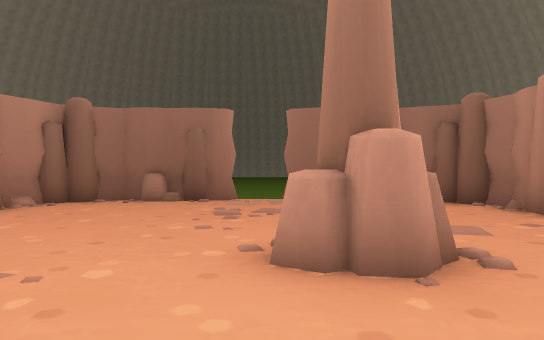
View 1 (above)

23 first-person views from a walk through a 3-D level made in the Unity game engine. The camera is 1.3 m above the floor, looks level and sees 70° across. The floor is counted in squares, 2 m on a side. Each view is taken from the middle of a square. On the plan, view 1 faces up. The plan holds only what a view shows up to about 11 squares ahead; the rest is blank. The place goes on beyond the plan. The player is left out.

View 2
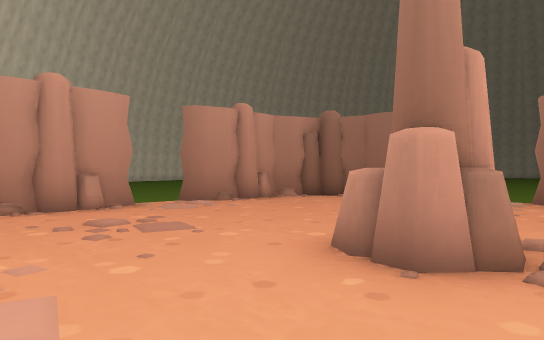

View 3
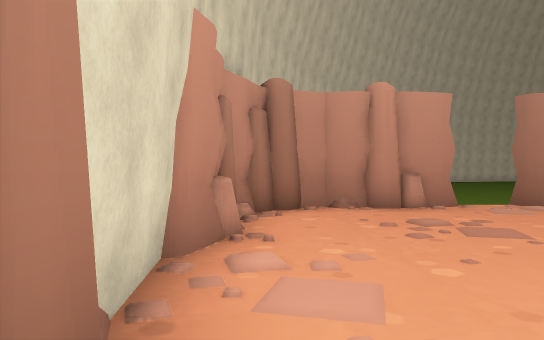

View 4
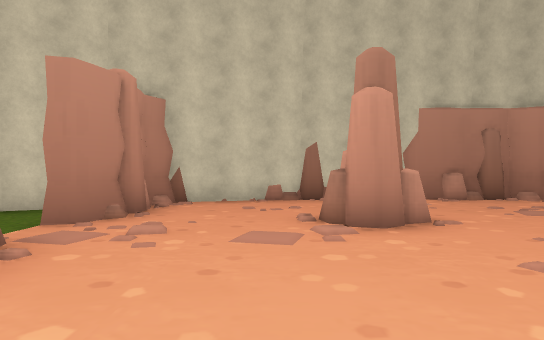

View 5
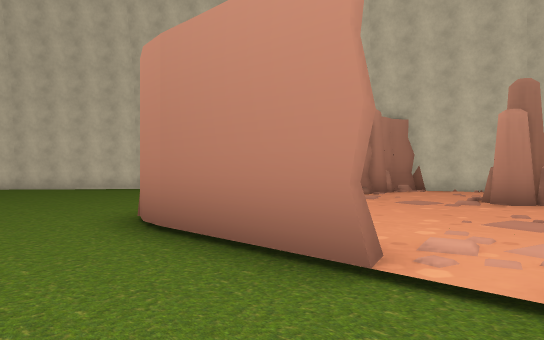

View 6
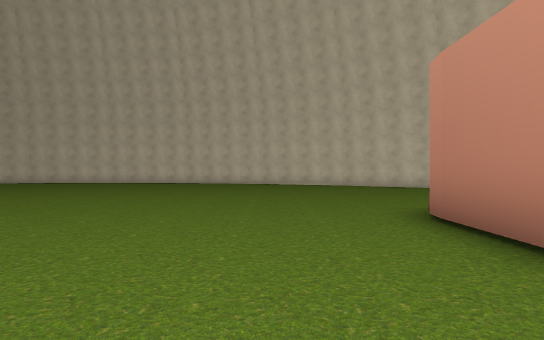

View 7
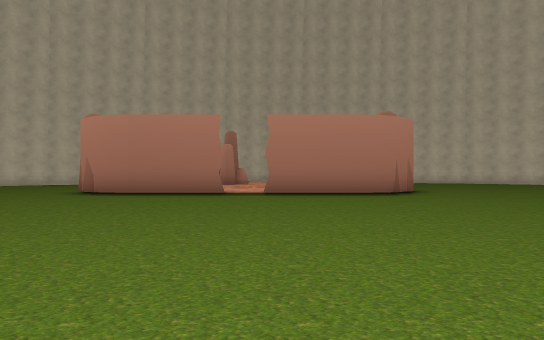

View 8
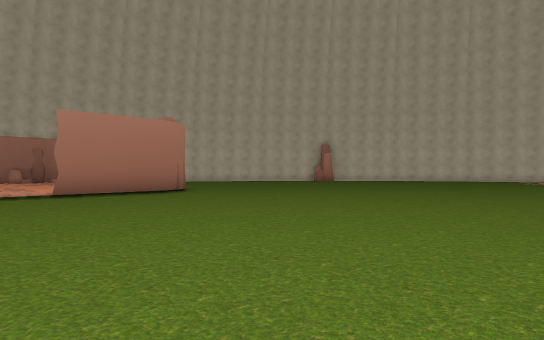

View 9
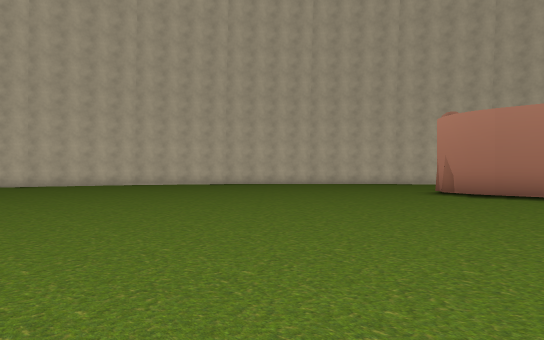

View 10
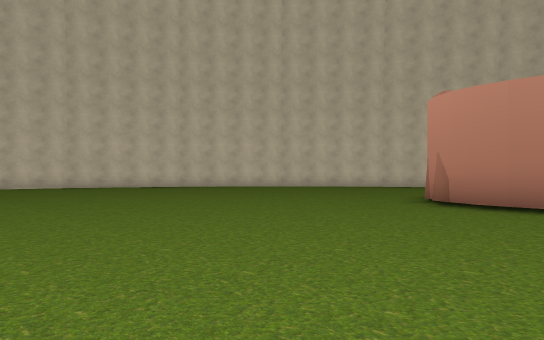

View 11
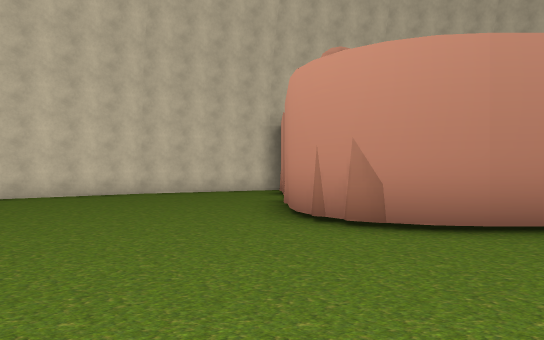

View 12
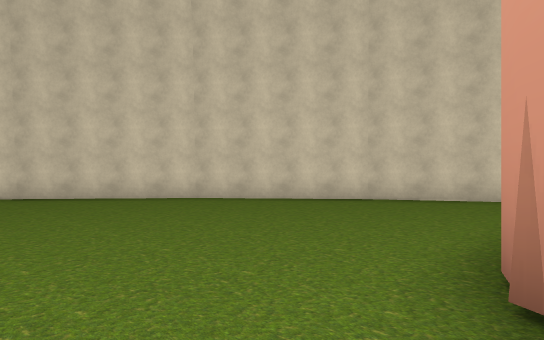

View 13
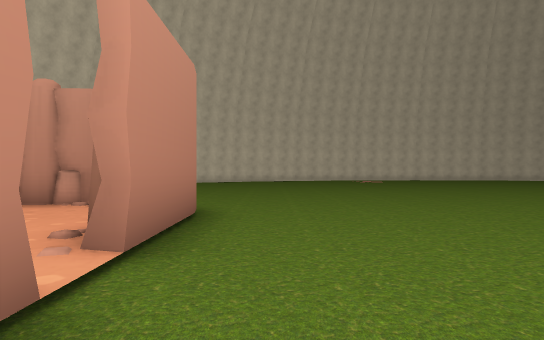

View 14
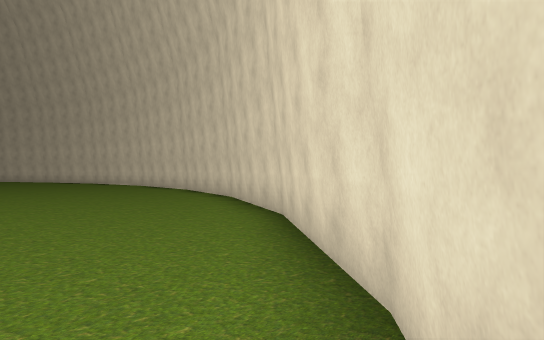

View 15
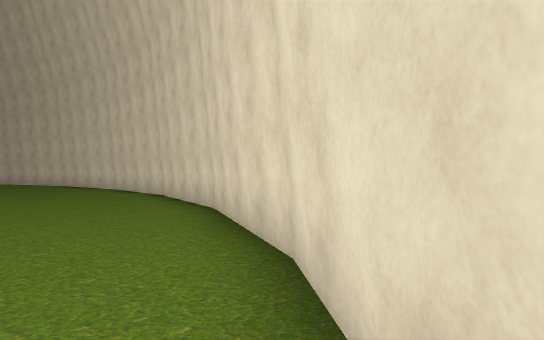

View 16
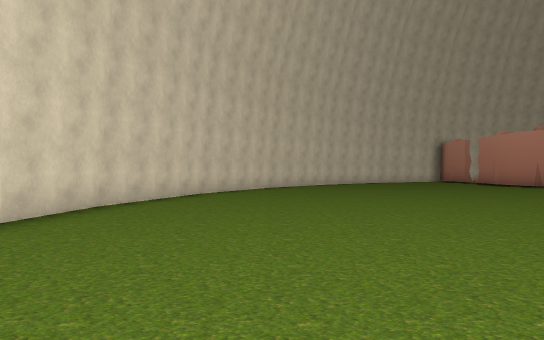

View 17
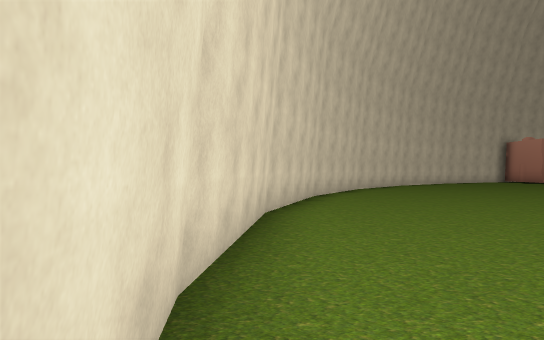

View 18
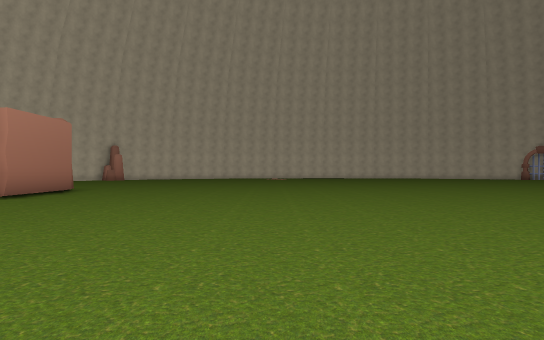

View 19
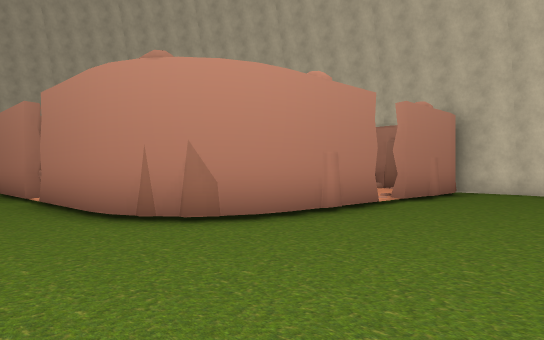

View 20
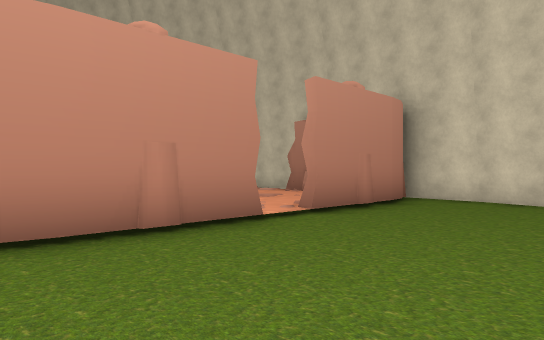

View 21
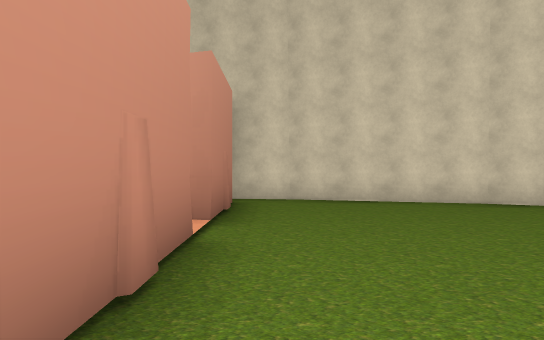

View 22
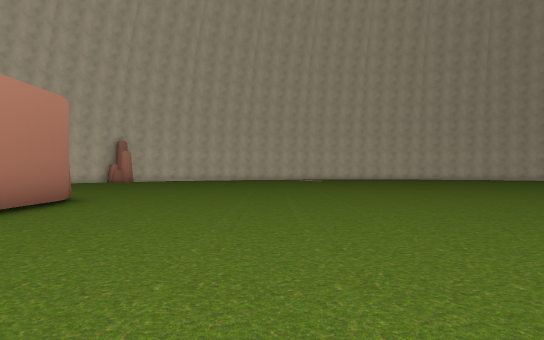

View 23
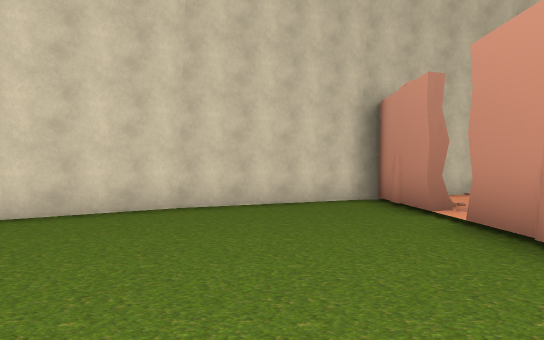

### Floor plan
Points are (right, up) in squares from view 1. A wall is a line through its corners. A room is listed if a view was taken in it or the views show most of it. See-through windows are left out.
Room 1 (views 1, 2, 3, 4)
walls: (0.5, 2.5) (0, 2.9); (1.1, 3.5) (1.2, 2.7); (1.3, 2.9) (1, 2.7); (1.3, 2.9) (0.9, 2.4) (0.6, 2.5) (0.3, 3.3) (0.7, 3.6) (1.2, 3.5); (-4.9, 3.2) (-4.8, 2.6); (-4.8, 5.7) (-4.7, 5.4) (-5, 4.6) (-5.3, 4.6); (-4.6, 6.2) (-4.6, 5.2); (-5.3, 3.3) (-5, 3.2) (-4.6, 2.1) (-4.6, 1.2); (-4.8, 1.8) (-4.7, 1.2); (-4.8, 1.4) (-4.9, 0.9) (-4.8, 0.6) (-4.3, 0.3) (-4.3, 0) (-3.2, -0.6); (-2.3, -0.7) (-1.8, -0.5) (-1, -0.8) (1.5, -0.5); (0.9, -0.5) (1.4, -0.5); (-0.9, 8.9) (-1, 8.7) (-1.6, 8.5) (-2.2, 8.6) (-2.7, 8.4) (-3.6, 8.6); (1, 8.5) (0.4, 8.6) (0.3, 8.9); (-3.1, -0.5) (-2.6, -0.5); (-3.2, 8.6) (-3.7, 8.4) (-4, 7.9); (-4.2, 8) (-4.9, 6.8); (1.3, -0.6) (4.1, 0.3) (4.3, 0.9) (4.2, 1.4); (-4.6, 7.7) (-4.9, 6.9) (-4.8, 6.5); (-4.1, -0.3) (-3.3, -0.7); (4, 5.8) (4, 6.6); (4.2, 2.5) (4.4, 3.2) (4.7, 3.3); (4, 1.6) (4, 2.6); (4.3, 2.1) (4.1, 2.7); (4.2, 6.2) (4.1, 6.7); (4.2, 6.4) (4.4, 6.9) (4.2, 7.3) (3.8, 7.6) (3.8, 7.9) (3.4, 8.1)
low walls: (1.2, 3.5) (1.3, 2.9)
ways out: opening at (-5, 4) to room 2; opening at (0, 9) to room 2; opening at (4, 4) to room 2
Room 2 (views 5, 6, 7, 8, 9, 10, 11, 12, 13, 14, 15, 16, 17, 18, 19, 20, 21, 22, 23)
walls: (2.6, 9) (3.5, 8.8) (4.2, 8.3); (3.2, 8.9) (4, 8.6); (3.7, 8.7) (4, 8.5) (4.5, 7.8); (0.3, 8.9) (2.8, 8.9); (4.5, 7.9) (4.7, 7.4) (4.7, 6.9); (-3.4, 8.9) (-0.9, 8.9); (4.7, 6.8) (4.7, 4.5); (-4.4, 8.6) (-3.8, 8.9) (-3.2, 9); (17.4, 19) (17.3, 20.7); (-5, 7.9) (-4.8, 8.3) (-4.2, 8.7); (-5.2, 7.4) (-4.9, 8.2); (-5.3, 6.9) (-5.2, 7.7) (-4.7, 8.4); (15.9, 11.3) (17, 15.1) (17.4, 19.1); (14, 7.9) (15.9, 11.4); (4.7, 3.3) (4.7, 0.9); (11.5, 4.8) (14.1, 7.9); (-5.3, 4.6) (-5.3, 7); (8.5, 2.4) (11.6, 4.9); (4.5, 0.4) (5.1, 0.6) (8.6, 2.5); (-5.2, 0.3) (-5.3, 0.9) (-5.3, 3.3); (-6.5, -0.5) (-4.6, -0.7); (-9.6, 0.4) (-6.3, -0.6)
ways out: opening at (-5, 4) to room 1; opening at (0, 9) to room 1; opening at (4, 4) to room 1

Positions as (right, up) in squares from view 1, and headings:
1: (0, 0), facing up
2: (2, 0), facing up-left
3: (2, 0), facing left
4: (2, 8), facing down
5: (-1, 11), facing down-right
6: (-2, 11), facing right
7: (-1, 19), facing down
8: (2, 19), facing down-left
9: (0, 19), facing down-right
10: (1, 16), facing down-right
11: (5, 13), facing down
12: (4, 10), facing down-right
13: (2, 10), facing left
14: (10, 4), facing up-right
15: (12, 6), facing up-right
16: (14, 22), facing down
17: (17, 21), facing down
18: (8, 15), facing left
19: (-9, 11), facing down-right
20: (-9, 8), facing down-right
21: (-6, 8), facing down
22: (4, 13), facing left
23: (7, 9), facing down
